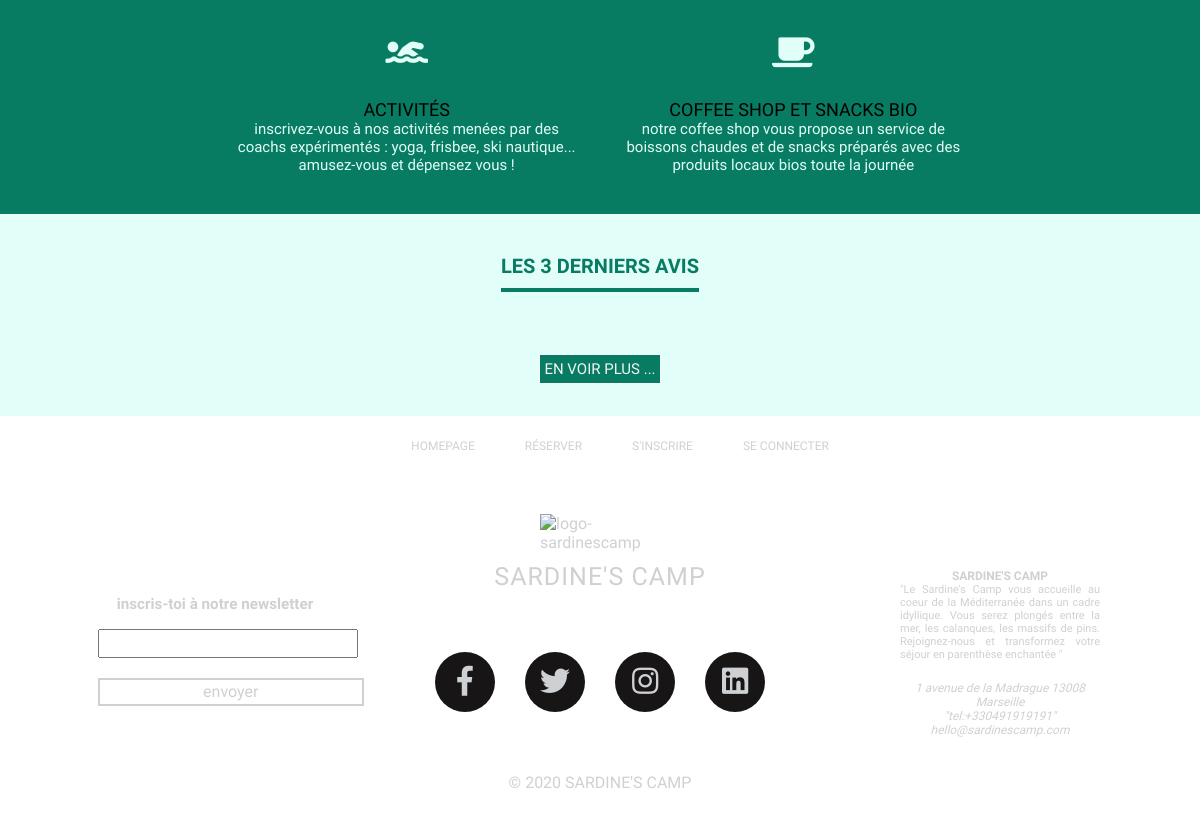
Before: / (lower part) with the older database file.
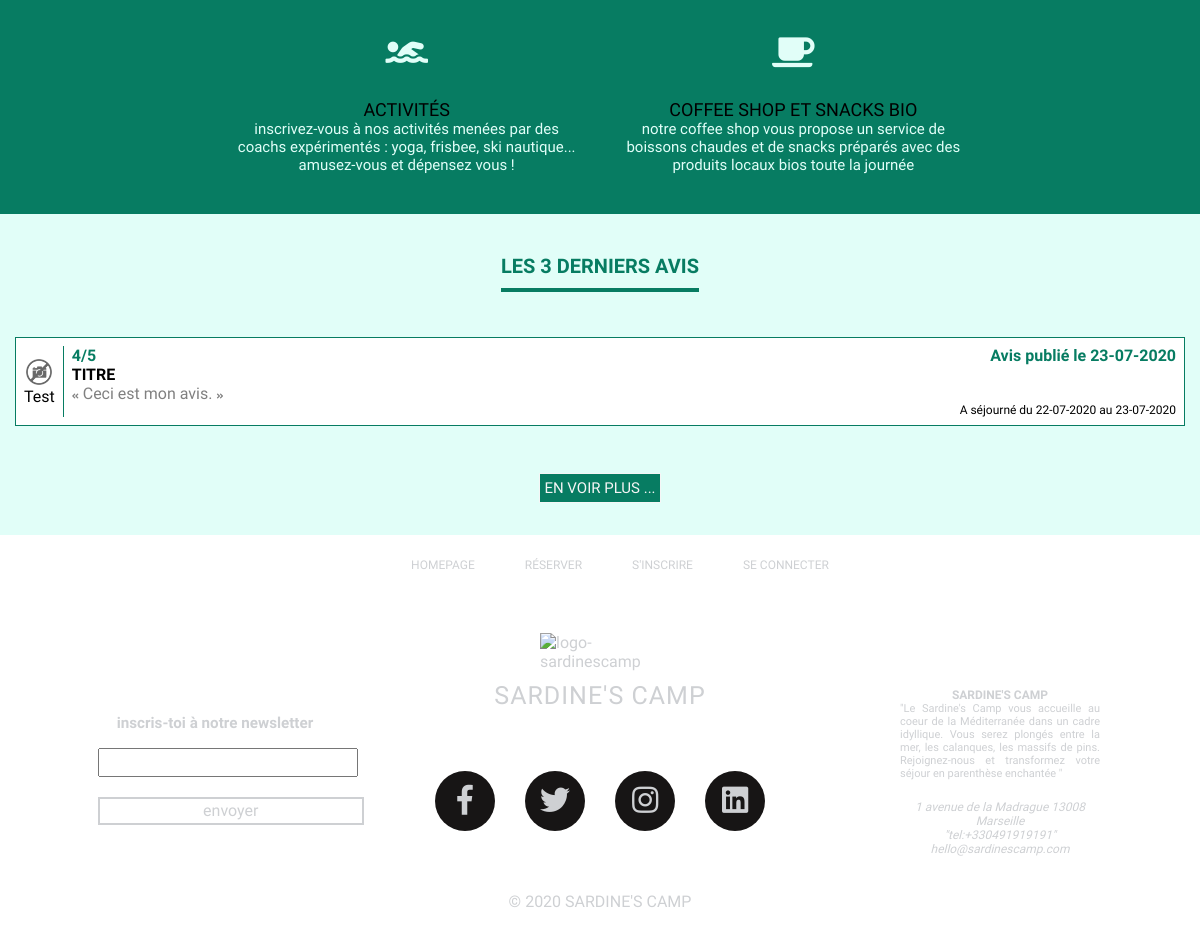
After: the same page with the newer database file.
### tables this page shows
CREATE TABLE IF NOT EXISTS `avis` (
  `id_avis` int(11) NOT NULL AUTO_INCREMENT,
  `note_sejour` int(11) NOT NULL,
  `titre_avis` varchar(50) NOT NULL,
  `texte_avis` varchar(500) NOT NULL,
  `post_date` date NOT NULL,
  `id_utilisateur` int(11) NOT NULL,
  `id_reservation` int(11) NOT NULL,
  PRIMARY KEY (`id_avis`)
);

CREATE TABLE IF NOT EXISTS `utilisateurs` (
  `id_utilisateur` int(11) NOT NULL AUTO_INCREMENT,
  `nom` varchar(50) NOT NULL,
  `prenom` varchar(50) NOT NULL,
  `email` varchar(100) NOT NULL,
  `register_date` datetime NOT NULL,
  `password` varchar(255) NOT NULL,
  `is_admin` int(11) NOT NULL,
  `num_tel` varchar(50) NOT NULL,
  `gender` varchar(50) NOT NULL,
  `avatar` varchar(255) DEFAULT NULL,
  PRIMARY KEY (`id_utilisateur`)
);

CREATE TABLE IF NOT EXISTS `reservations` (
  `id_reservation` int(11) NOT NULL AUTO_INCREMENT,
  `date_debut` date NOT NULL,
  `date_fin` date NOT NULL,
  `id_utilisateur` int(11) NOT NULL,
  PRIMARY KEY (`id_reservation`)
);

### avis.php (the view, shortened to what this page needs)
<?php
function viewComment($id_avis)
{
    $db = new Database();
    $connexion = $db->connectDb();
    $q = $connexion->prepare("SELECT * FROM avis WHERE id_avis = :id_avis");
    $q->bindParam(':id_avis', $id_avis, PDO::PARAM_INT);
    $q->execute();
    $avis = $q->fetch();
    $reservation = $avis['id_reservation'];
    $q2 = $connexion->prepare(
        "SELECT reservations.date_debut,
                reservations.date_fin,
                utilisateurs.nom,
                utilisateurs.prenom,
                utilisateurs.avatar
                FROM reservations, utilisateurs
                WHERE reservations.id_reservation = :reservation
                AND utilisateurs.id_utilisateur = reservations.id_utilisateur"
    );
    $q2->bindParam(':reservation', $reservation, PDO::PARAM_INT);
    $q2->execute();
    $other_infos_from_reservation = $q2->fetch();
    ?>
    <div class="avis">
        <div class="avis_utilisateur">
            <img src="<?= $other_infos_from_reservation['avatar'] ?>"
                 alt="Avatar de <?= $other_infos_from_reservation['prenom'] ?>"
                 width='30' height='30'>
            <p><?= $other_infos_from_reservation['prenom'] ?></p>
        </div>
        <div class="avis_texte">
            <div class="note_avis">
                <p><?= $avis['note_sejour'] ?>/5</p>
                <p>Avis publié le <?= date('d-m-Y',strtotime($avis['post_date'])) ?></p>
            </div>
            <p class="titre_avis"><?= $avis['titre_avis'] ?></p>
            <p class="avis_texte_quote"><i class="fas fa-angle-double-left"></i> <?= $avis['texte_avis'] ?> <i class="fas fa-angle-double-right"></i></p>
            <p class="date_avis">A séjourné du <?= date('d-m-Y',strtotime($other_infos_from_reservation['date_debut'])) ?>
                au <?= date('d-m-Y',strtotime($other_infos_from_reservation['date_fin'])) ?></pclass>
        </div>
    </div>
    <?php
}

### index.php (shortened to what this page needs)
<!DOCTYPE html>
<html>
<head>
    <link rel="stylesheet" href="https://use.fontawesome.com/releases/v5.3.1/css/all.css"
>
    <link rel="stylesheet" type="text/css" href="css/style.css">
</head>
<body>
    <?php
    include("class/bdd.php");
    include 'avis.php'; ?>
<main>
    <section id="services">
        <section class="cen">
            <section class="service">
            </section>
            <section class="service">
            </section>
            <section class="service">
            </section>
            <section class="service">
                <i class="fas fa-swimmer"></i>
                <h2>activités</h2>
                <p>inscrivez-vous à nos activités menées par des coachs expérimentés : yoga, frisbee, ski nautique...
                    amusez-vous et dépensez vous !</p>
            </section>
            <section class="service">
                <i class="fas fa-coffee"></i>
                <h2>coffee shop et snacks bio</h2>
                <p>notre coffee shop vous propose un service de boissons chaudes et de snacks préparés avec des produits
                    locaux bios toute la journée</p>
            </section>
        </section>
    </section>
    <section id="avis_index">
        <h1>LES 3 DERNIERS AVIS</h1>
        <section id="last_avis_index">
            <?php
            $q = $connexion->prepare("SELECT id_avis FROM avis ORDER BY id_avis DESC LIMIT 3");
            $q->execute();
            $avis = $q->fetchAll();
            foreach ($avis as $value) {
                viewComment($value['id_avis']);
            } ?>
        </section>
        <div>
            <a href="voir_avis.php">En voir plus ...</a>
        </div>
    </section>
</main>
<footer>
    <?php
    include("includes/footer.php") ?>
</footer>
</body>
</html>

### class/bdd.php (shortened to what this page needs)
    </body>
</html>

### includes/footer.php (shortened to what this page needs)
<footer>
    <nav>
        <ul>
            <li><a href="index.php">homepage</a></li>
            <?php
            if (isset($_SESSION['user']['id_user'])) {
                if ($_SESSION['user']['is_admin'] == 1) {
                    ?>
                    <li><a href="admin.php">espace admin</a></li>
                    <?php
                }
                ?>
                <li><a href="planning.php">nos disponibilités</a></li>
                <li><a href="mailto:hello@sardinescamp.com">nous contacter</a></li>
                <li>
                    <form action="index.php" method="post">
                        <input id="deco1" name="deco" value="DECONNEXION" type="submit"/>
                    </form>
                </li>
                <?php
            } else {
                ?>
                <li><a href="connexion.php">réserver</a></li>
                <li><a href="inscription.php">s'inscrire</a></li>
                <li><a href="connexion.php">se connecter</a></li>
            <?php
            } ?>
        </ul>
    </nav>
    <section id=container-bottom>
        <section id="footerleft">
            <section id="newsletter">
                <h3>inscris-toi à notre newsletter</h3>
                <form action="" method="POST">
                    <input type="text" id="news" name="emailnews" placeholder="Enter your email"></br>
                    <input type="submit" name="submitnews" id="btnnews" value="envoyer">
                </form>
            </section>
        </section>
        <section id="footercenter">
            <section id="bottom-logo">
                <img id="logo" src="https://i.ibb.co/XzyCCqt/LOGO1.png" alt="logo-sardinescamp">
                <h1><a href="index.php">SARDINE'S CAMP</a></h1>
            </section>
            <section id="social-media">
                <ul id="social-list">
                    <li><a href="https://facebook.com" target="_blank"><i class="fab fa-facebook-f"></i></a></li>
                    <li><a href="https://twitter.com" target="_blank"><i class="fab fa-twitter"></i></a></li>
                    <li><a href="https://www.instagram.com" target="_blank"><i class="fab fa-instagram"></i></a></li>
                    <li><a href="https://www.linkedin.com" target="_blank"><i class="fab fa-linkedin"></i></a></li>
                </ul>
            </section>
            <p id="copyright">&copy; 2020 SARDINE'S CAMP</p>
        </section>
        <section id="footerright">
            <h2>SARDINE'S CAMP</h2>
            <p>"Le Sardine's Camp vous accueille au coeur de la Méditerranée dans un cadre idyllique. Vous serez plongés
                entre la mer, les calanques, les massifs de pins.
                Rejoignez-nous et transformez votre séjour en parenthèse enchantée "
            </p>
            <address>
                1 avenue de la Madrague 13008 Marseille
                <a class="contact" href="tel:+330491919191">"tel:+330491919191"</a>
                <a class="contact" href="mailto:hello@sardinescamp.com">hello@sardinescamp.com</a>
            </address>
        </section>
    </section>
</footer>

### css/style.css (style rules this page uses)
* { margin: 0; padding: 0; list-style: none; text-decoration: none; font-family: 'Hind Siliguri', sans-serif; }
body { width: 100%; }
footer { display: flex; flex-direction: column; width: 100%; height: 25%; justify-content: space-around; align-items: center; color: #CED0D3; }
footer a { color: #CED0D3; text-decoration: none; }
#container-bottom { display: flex; }
footer nav ul { display: flex; list-style-type: none; justify-content: space-around; margin-top: 5%; width: 100%; padding-left: 5vh; text-transform: uppercase; font-size: 12px; }
footer nav ul li { padding-right:5vh; }
footer nav ul li a { text-decoration: none; }
#footerleft { display: flex; width: 100%; flex-direction: column; align-items: center; justify-content: space-around; height: 50vh; font-size: 13px; }
#footercenter { display: flex; width: 100%; height: 50vh; align-items: center; justify-content: space-evenly; flex-direction: column; }
#bottom-logo { display: flex; flex-direction: column; width: 100%; align-items: center; }
#bottom-logo h1 { display: flex; font-weight: 500; font-size: 25px; letter-spacing: 1px; margin-top: 2.5%; }
#logo { width: 30%; }
#social-media { display: flex; flex-direction: column; align-items: center; }
#social-list { display: flex; }
#social-list li a { display: block; position: relative; font-size: 30px; height: 60px; width: 60px; background: #171515; line-height: 60px; border-radius: 50%; margin: 0 15px; text-align: center; cursor: pointer; }
#social-list li a:before { position: absolute; content: ''; top:0; left: 0; background:#171515; height: 100%; width: 100%; border-radius: 50%; z-index: -1; transform : scale(0.9); transition: .5s; }
#footerright { display: flex; width: 100%; align-items: center; justify-content: center; flex-direction: column; font-size: 11px; text-align: justify; }
#footerright h2 { font-size: 12px; text-transform: uppercase; }
#footerright p { width: 50%; margin-bottom: 5%; }
#footerright address { display: flex; text-align: center; flex-direction: column; width: 50%; font-size: 12px; }
#newsletter { display: flex; flex-direction: column; align-items: center; width: 100%; }
#newsletter h3 { padding-bottom: 10px; padding-left: 20px; margin-left: 2.5%; }
#btnnews { width: 130%; background: none; border: 2px solid #CED0D3; color: #CED0D3; padding: 2.5px; font-size: 16px; cursor: pointer; margin: 5px 0; }
#news { display: flex; padding: 5px; margin-top: 2.5%; width: 120%; }
#description h1, #avis_index h1 { display: inline-block; text-transform: uppercase; border-bottom: 4px solid #077C62; color: #077C62; font-size: 20px; padding-bottom: 10px; margin-top: 40px; margin-bottom: 2.5%; }
#services { background: #077C62; text-align: center; }
.cen { max-width: 1200px; margin: auto; overflow: hidden; padding: 20px; }
.service { display: inline-block; width: calc(100%/3); margin: 0 -2px; padding: 20px; box-sizing: border-box; cursor: pointer; transition: 0.4s; }
.service i { color: #E1FEF8; font-size: 34px; margin-bottom:30px; }
.service h2 { font-size: 18px; text-transform: uppercase; font-weight: 500; margin: 0; }
.service p { color:#E1FEF8; font-size: 15px; font-weight: 500; }
#avis_index { display: flex; flex-direction: column; background-color: #E1FEF8; align-items: center; font-family: 'Hind Siliguri', sans-serif; }
#last_avis_index { display: flex; flex-wrap: wrap; width: 100%; }
#last_avis_index > div { flex: 1; }
.avis_utilisateur { display: flex; flex-direction: column; margin:0.5rem; }
.avis_texte { padding-left: 0.5rem ; border-left: 1px solid #077C62; flex: 1; margin:0.5rem 0.5rem 0.5rem 0rem; display: flex; flex-direction: column; }
.avis_texte_quote { color:grey; }
.avis, .note_avis { display: flex; flex-direction: row; }
.note_avis { justify-content: space-between; font-weight: bolder; color: #077C62; }
.avis { align-items: center; justify-content: space-evenly; border: 1px solid #077C62; margin: 15px 15px; font-weight: 500; background-color: white; }
.titre_avis { font-weight: bold; text-transform: uppercase; }
#avis_index a { display: flex; background-color: #077C62; justify-content: center; font-size: 15px; padding:0.3rem; margin: 2rem; border: 1px solid whitesmoke; text-transform: uppercase; color: whitesmoke; font-weight: 300; }
.fa-angle-double-left, .fa-angle-double-right { font-size: 50%; }
.date_avis { align-self: flex-end; font-size: 12px; }

Changed rows visible on the page:
added avis: id_utilisateur.avatar (placeholder picture), id_utilisateur.prenom "Test", note_sejour "4", post_date "23-07-2020", titre_avis "TITRE", texte_avis "Ceci est mon avis.", id_reservation.date_debut "22-07-2020", id_reservation.date_fin "23-07-2020"
